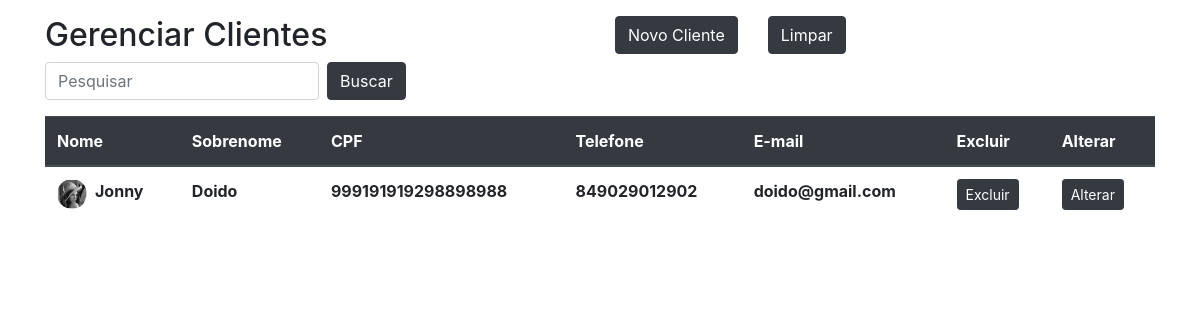
The page /clientes/listar/ on the database as committed earlier.
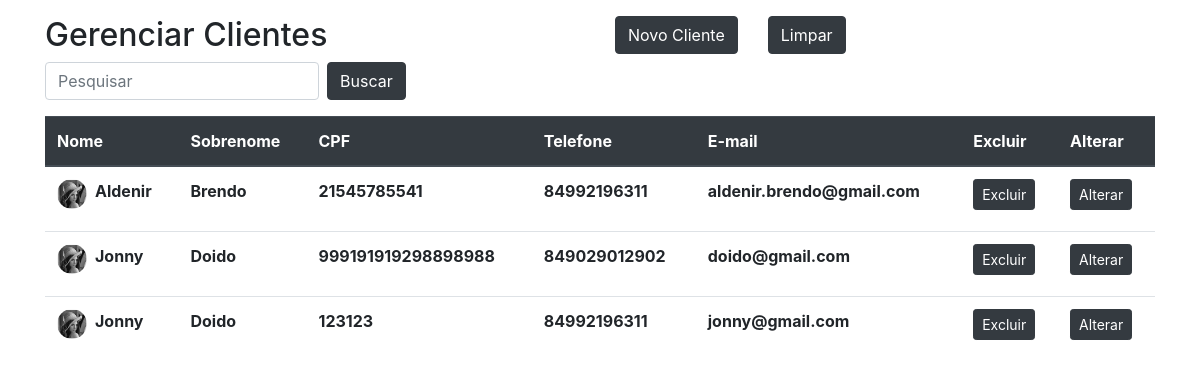
The same page on the database as committed later.
### Cadastro/models.py (models this page shows, shortened)
class Cliente(models.Model):
    nome = models.CharField(max_length=30, blank=False, null=False)
    sobrenome = models.CharField(max_length=30, blank=False, null=False)
    cpf = models.CharField(max_length=11, blank=False, unique=True)
    email = models.EmailField(max_length=100)
    telefone = models.CharField(max_length=11, blank=False, null=False, unique=True)

### Cadastro/views.py (the view)
# urls.py: path('listar/', views.ClienteListView.as_view(), name='cliente_listar'),
class ClienteListView(ListView):
    template_name = 'Cadastro/cliente_list.html'
    model = Cliente
    queryset = Cliente.objects.order_by('nome')
    context_object_name = 'clientes'
    paginate_by = 3

### Cadastro/templates/Cadastro/cliente_list.html (shortened to what this page needs)
{% extends 'base.html' %}
{% block conteudo %}
<div class="container">
    <div class="row mt-3" >
        <div class='col-sm-6'>
           <h2> Gerenciar Clientes </h2>
        </div>
        <div class='col-md-auto'>
            <button class="btn btn-dark">
                <a class="mt-3" style="text-decoration: none;  color: white;" href="{% url 'cliente_criar' %}">Novo Cliente</a>
            </button>
        </div>
        <div class='col-md-auto'>
            <a href="{% url 'cliente_listar' %}" class='btn btn-dark'>Limpar</a>
        </div>
        <div class='col-sm'>
            <form class='form-inline my-2 my-lg-0' method='GET' action="{% url 'cliente_busca' %}">
                <input name='termo' value='{{request.GET.termo}}' class='form-control mr-sm-2' type='search' placeholder='Pesquisar' arial-label='Busca'>
                <button class='btn btn-dark' type='submit'>
                    Buscar
                </button>
            </form>
        </div>
    </div>
    <table class="table table-hover mt-3">
        <thead class='thead-dark'>
            <th>Nome</th>
            <th>Sobrenome</th>
            <th>CPF</th>
            <th>Telefone</th>
            <th>E-mail</th>
            <th>Excluir</th>
            <th>Alterar</th>
        </thead>
        <tbody>
            {% for cliente in clientes %}
            <tr>
                <th>
                    <img class='rounded-circle float-left' style="width: 30px; height: 30px;" alt="..." class="rounded-circle">
                    <p class='text-capitalize float-left ml-2'>{{cliente.nome}}</p>
                </th>
                <th>
                    <p class='text-capitalize'>{{cliente.sobrenome}}</p>
                </th>
                <th>{{cliente.cpf}}</th>
                <th>{{cliente.telefone}}</th>
                <th>{{cliente.email}}</th>
                <th>
                    <button class="btn btn-dark btn-sm">
                        <a href="{% url 'cliente_deletar' cliente.id %}" style="text-decoration: none;  color: white;">Excluir</a>
                    </button>
                </th>
                <th>
                    <button class="btn btn-dark btn-sm">
                        <a href="{% url 'cliente_alterar' cliente.id %}" style="text-decoration: none;  color: white;">Alterar</a>
                    </button>
                </th>
            </tr>
            {% endfor %}
        </tbody>
    </table>
</div>
{% endblock %}

### templates/base.html (shortened to what this page needs)
{% load crispy_forms_tags %}
<!DOCTYPE html>
<html lang="pt-BR">
    <head>
        <link rel="stylesheet" href="https://cdn.jsdelivr.net/npm/bootstrap@4.6.1/dist/css/bootstrap.min.css">
    </head>
    <body>
        <div>
            {% block conteudo %}
            {% endblock %}
        </div>
    </body>
</html>

Rows that differ between the two databases and show on the page:
added Cliente: nome "Aldenir", sobrenome "Brendo", cpf "21545785541", telefone "84992196311", email "aldenir.brendo@gmail.com"
added Cliente: nome "Jonny", sobrenome "Doido", cpf "123123", telefone "84992196311", email "jonny@gmail.com"
